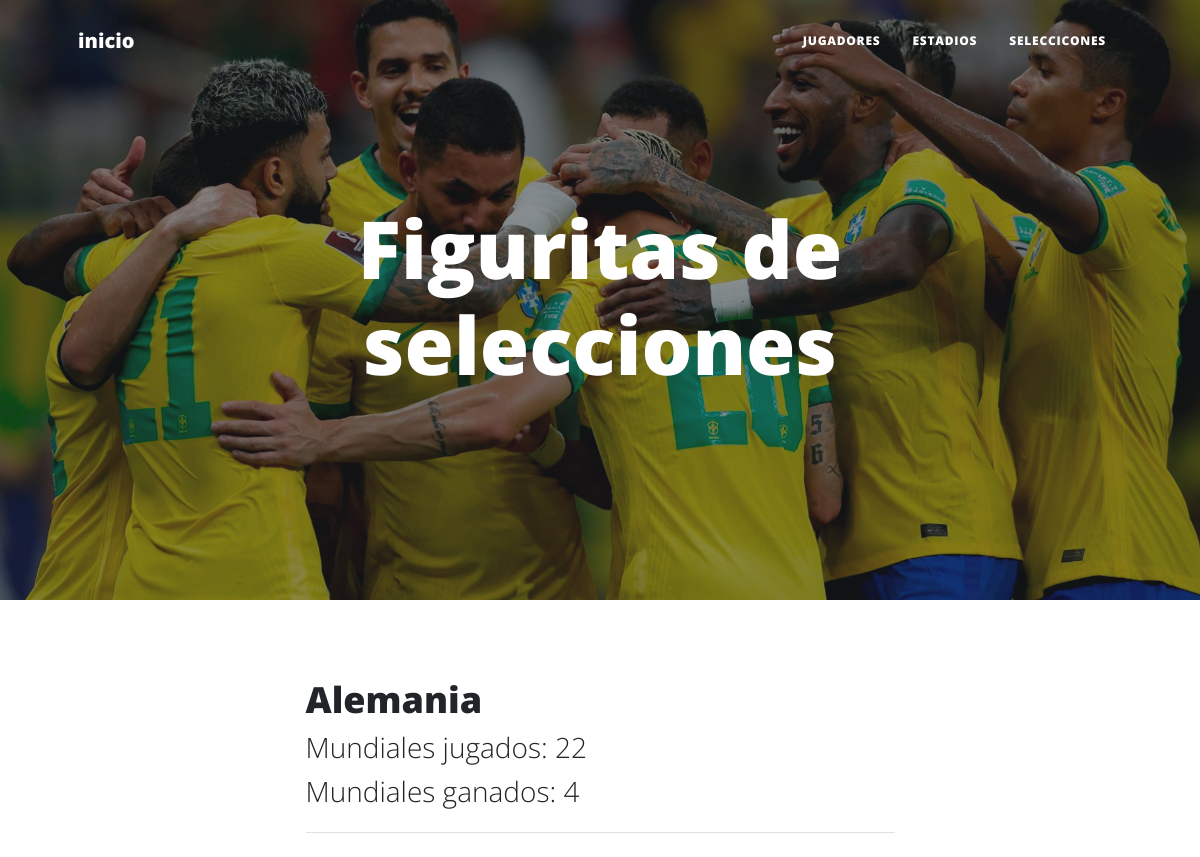
/figurines/national_teams_list/, run on the app's committed database.
### figurines/models.py (models this page shows)
class NationalTeam(models.Model):
    name = models.CharField(max_length=50)
    worldcup_won = models.IntegerField()
    worldcup_played = models.IntegerField()

### figurines/views.py (the view)
# urls.py: path("national_teams_list/", views.show_national_teams, name="national-teams-list"),
def show_national_teams(request):
    national_teams = NationalTeam.objects.all()
    context_dict = {
        "national_teams": national_teams,
        }
    return render(
        request=request,
        context=context_dict,
        template_name='figurines/national_teams.html'
    )

### figurines/templates/figurines/national_teams.html
{% extends 'home/index.html' %}
{% load static %}
{% block block_content %}
<header class="masthead" style="background-image: url('../../static/home/assets/img/brasil1.jpeg')">
    <div class="container position-relative px-4 px-lg-5">
        <div class="row gx-4 gx-lg-5 justify-content-center">
            <div class="col-md-10 col-lg-8 col-xl-7">
                <div class="site-heading">
                    <h1>Figuritas de selecciones</h1>
                </div>
            </div>
        </div>
    </div>
</header>
<div class="container px-4 px-lg-5">
    <div class="row gx-4 gx-lg-5 justify-content-center">
        <div class="col-md-10 col-lg-8 col-xl-7">
            {% for national_team in national_teams %}
            <div class="post-preview">
                <a href="post.html">
                    <h2 class="post-title">{{ national_team.name }}</h2>
                    <h3 class="post-subtitle">Mundiales jugados: {{ national_team.worldcup_played }}</h3>
                    <h3 class="post-subtitle">Mundiales ganados: {{ national_team.worldcup_won }}</h3>
                </a>
            </div>
            <hr class="my-4" />
            {% endfor %}
        </div>
    </div>
</div>
{% endblock %}

### data on the page
NationalTeam: name "Alemania", worldcup_played "22", worldcup_won "4"
